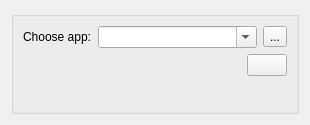
<ui version="4.0" >
 <class>qspyForm</class>
 <widget class="QWidget" name="qspyForm" >
  <property name="geometry" >
   <rect>
    <x>0</x>
    <y>0</y>
    <width>310</width>
    <height>125</height>
   </rect>
  </property>
  <property name="windowTitle" >
   <string>qspy</string>
  </property>
  <layout class="QVBoxLayout" name="verticalLayout_2" >
   <item>
    <widget class="QGroupBox" name="spyGroup" >
     <property name="title" >
      <string/>
     </property>
     <layout class="QVBoxLayout" name="verticalLayout" >
      <item>
       <layout class="QHBoxLayout" name="horizontalLayout" >
        <item>
         <widget class="QLabel" name="pathLabel" >
          <property name="sizePolicy" >
           <sizepolicy vsizetype="Preferred" hsizetype="Fixed" >
            <horstretch>0</horstretch>
            <verstretch>0</verstretch>
           </sizepolicy>
          </property>
          <property name="text" >
           <string>Choose app:</string>
          </property>
          <property name="buddy" >
           <cstring>appPathComboBox</cstring>
          </property>
         </widget>
        </item>
        <item>
         <widget class="QComboBox" name="appPathComboBox" >
          <property name="editable" >
           <bool>true</bool>
          </property>
         </widget>
        </item>
        <item>
         <widget class="QToolButton" name="dirToolButton" >
          <property name="text" >
           <string>...</string>
          </property>
         </widget>
        </item>
       </layout>
      </item>
      <item>
       <layout class="QHBoxLayout" name="horizontalLayout_2" >
        <item>
         <spacer name="horizontalSpacer" >
          <property name="orientation" >
           <enum>Qt::Horizontal</enum>
          </property>
          <property name="sizeHint" stdset="0" >
           <size>
            <width>40</width>
            <height>20</height>
           </size>
          </property>
         </spacer>
        </item>
        <item>
         <widget class="QPushButton" name="startStopPushButton" >
          <property name="text" >
           <string/>
          </property>
         </widget>
        </item>
       </layout>
      </item>
      <item>
       <widget class="QLabel" name="messageLabel" >
        <property name="text" >
         <string/>
        </property>
       </widget>
      </item>
     </layout>
    </widget>
   </item>
  </layout>
 </widget>
 <resources/>
 <connections/>
</ui>
